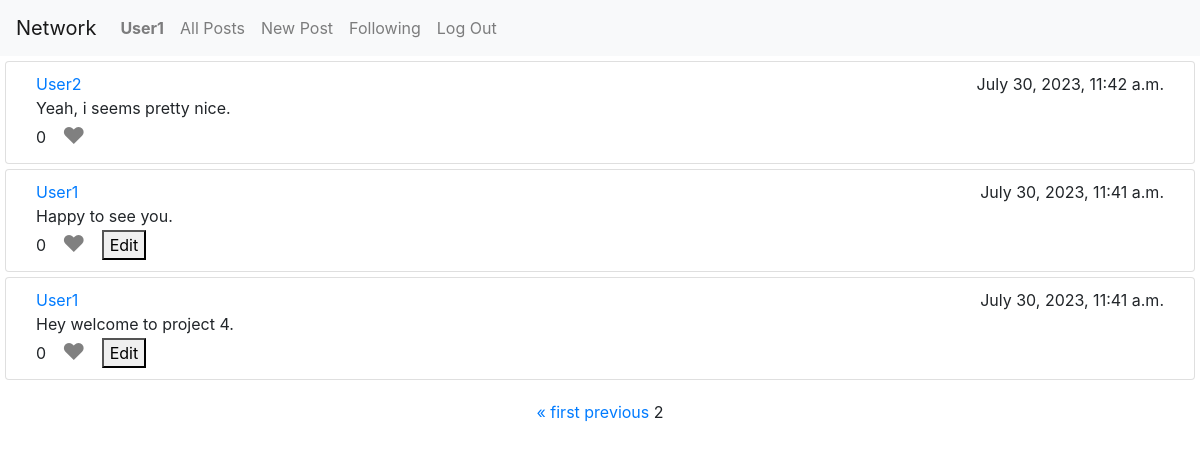
/?page=2 (signed in), run on the app's committed database.
### network/models.py (models this page shows, shortened)
class User(AbstractUser):
    followers = models.ManyToManyField('self', related_name="followersUser", symmetrical=False, null=True, blank=True)
    following = models.ManyToManyField('self', related_name="followingUser", symmetrical=False, null=True, blank=True)

class Post(models.Model):
    user = models.ForeignKey(User, on_delete=models.CASCADE)
    post = models.TextField()
    time = models.DateTimeField(auto_now=True)
    likes = models.ManyToManyField(User, related_name='likepost')

### network/views.py (the view)
# urls.py: path("", views.index, name="index"),
def index(request):
    if request.user.is_authenticated:
        post_list = Post.objects.all().order_by('-time')
        paginator = Paginator(post_list, 10)  # Set the number of posts per page
        page_number = request.GET.get('page')
        posts = paginator.get_page(page_number)
        return render(request, "network/index.html", {"posts": posts})
    return HttpResponseRedirect('login')

### network/templates/network/index.html (shortened to what this page needs)
{% extends "network/layout.html" %}
{% block body %}
    {% for post in posts %}
    <div class="card" style="margin: 5px; box-sizing: border-box; padding: 10px 30px;">
        <div class="cardInner" style="display: flex; flex-direction: column;">
            <div style="display: flex; justify-content: space-between;">
                <a href="{% url 'profile' post.user %}">{{post.user}}</a>
                <div>{{post.time}}</div>
            </div>
            <div id="post-content-{{ post.id }}">{{post.post}}</div>
            <div style="display: flex; align-items: center;">
                <div id="post-content-like-count-{{ post.id }}">{{post.likes.count}}</div>
                {% if request.user in post.likes.all %}
                    <button class="like-button" id="post-content-like-button-{{ post.id }}" data-post-id="{{ post.id }}"  style="color: red;">&hearts;</button>
                {% else %}
                    <button class="like-button" id="post-content-like-button-{{ post.id }}" data-post-id="{{ post.id }}"  style="color: grey;" >&hearts;</button>
                {% endif %}
                {% if post.user == request.user %}
                    <button class="edit-button" id="post-content-edit-button-{{ post.id }}" data-post-id="{{ post.id }}">Edit</button>
                {% endif %}
            </div>
        </div>
    </div>
    {% endfor %}
        {% if user.is_authenticated %}
        <div class="pagination" >
            <span class="step-links">
                {% if posts.has_previous %}
                    <a href="?page=1">&laquo; first</a>
                    <a href="?page={{ posts.previous_page_number }}">previous</a>
                {% endif %}
                <span class="current-page">{{ posts.number }}</span>
            </span>
        </div>
        {% endif %}
{% endblock %}

### network/templates/network/layout.html (shortened to what this page needs)
{% load static %}
<!DOCTYPE html>
<html lang="en">
    <head>
        <link rel="stylesheet" href="https://stackpath.bootstrapcdn.com/bootstrap/4.4.1/css/bootstrap.min.css">
        <link href="{% static 'network/styles.css' %}" rel="stylesheet">
    </head>
    <body style="height: 100vh;">
        <nav class="navbar navbar-expand-lg navbar-light bg-light">
            <a class="navbar-brand" href="">Network</a>
            <div>
              <ul class="navbar-nav mr-auto">
                {% if user.is_authenticated %}
                    <li class="nav-item">
                        <a class="nav-link" href="{% url 'profile' user.username %}"><strong>{{ user.username }}</strong></a>
                    </li>
                    <li class="nav-item">
                    <a class="nav-link" href="{% url 'index' %}">All Posts</a>
                    </li>
                    <li class="nav-item">
                        <a class="nav-link" href="{% url 'newpost' %}">New Post</a>
                    </li>
                    <li class="nav-item">
                        <a class="nav-link" href="{% url 'following' %}">Following</a>
                    </li>
                    <li class="nav-item">
                        <a class="nav-link" href="{% url 'logout' %}">Log Out</a>
                    </li>
                {% endif %}
              </ul>
            </div>
        </nav>
        <div class="body">
            {% block body %}
            {% endblock %}
        </div>
    </body>
</html>

### network/static/network/styles.css (style rules this page uses)
.like-button { color: grey; font-size: 23px; height: 23px; margin: 5px 10px; display: flex; align-items: center; background: none; border: none; }
.pagination { position: relative; display: flex; justify-content: center; margin: 20px; }

### data on the page
User: username "User1"
Post: user "User2", time "July 30, 2023, 11:42 a.m.", post "Yeah, i seems pretty nice.", likes.count "0"
Post: user "User1", time "July 30, 2023, 11:41 a.m.", post "Happy to see you.", likes.count "0"
Post: user "User1", time "July 30, 2023, 11:41 a.m.", post "Hey welcome to project 4.", likes.count "0"

### other printed values
{{ posts.number }} "2"
